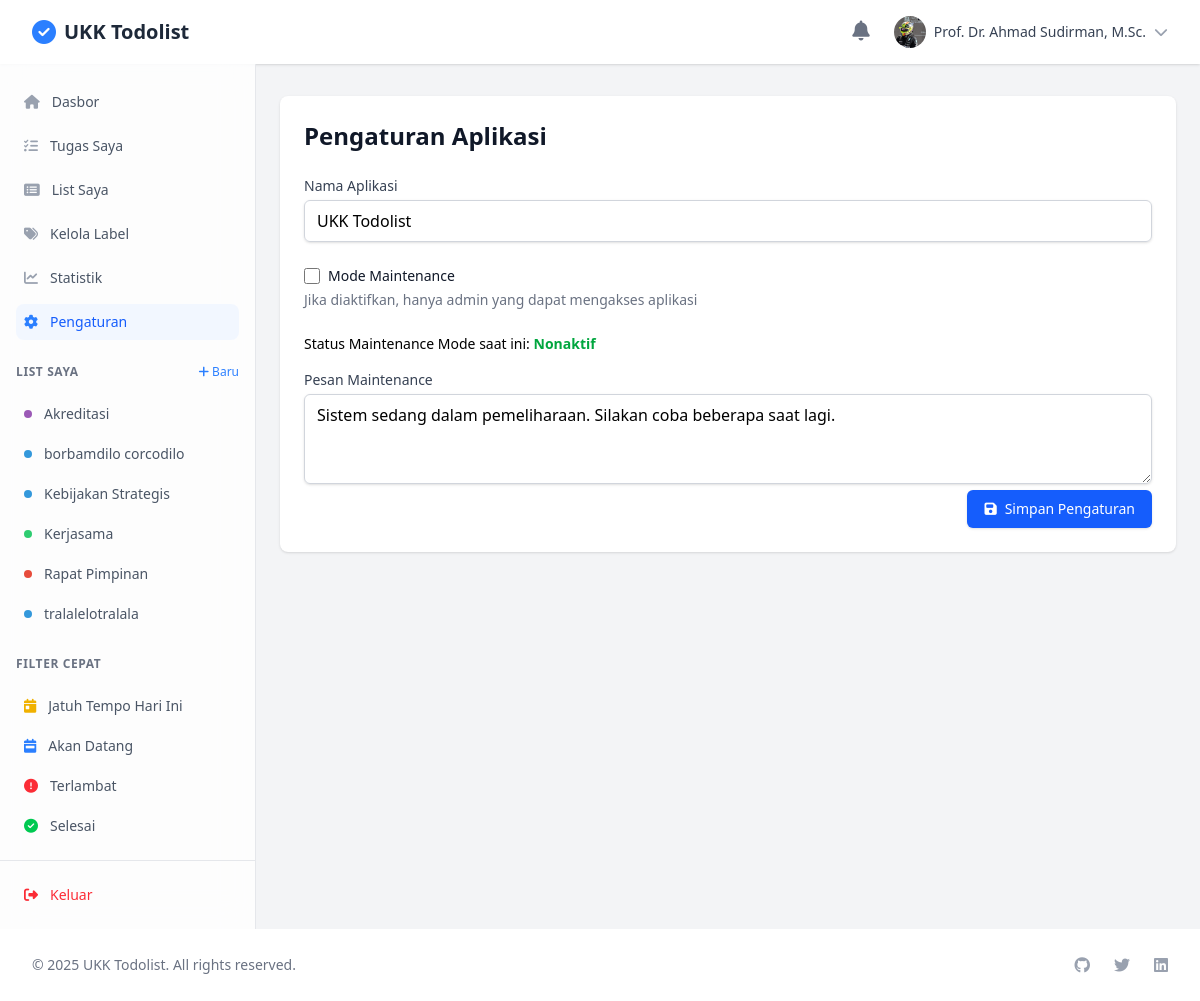
The page /modules/settings/app_settings.php (signed in) on the database its author committed.
### tables this page shows
CREATE TABLE `lists` (
  `list_id` int(11) NOT NULL,
  `user_id` int(11) NOT NULL,
  `title` varchar(100) NOT NULL,
  `description` text DEFAULT NULL,
  `color` varchar(20) DEFAULT '#3498db',
  `icon` varchar(50) DEFAULT 'list',
  `is_public` tinyint(1) DEFAULT 0,
  `created_at` timestamp NOT NULL DEFAULT current_timestamp(),
  `updated_at` timestamp NOT NULL DEFAULT current_timestamp() ON UPDATE current_timestamp(),
  `is_deleted` tinyint(1) DEFAULT 0
);

### modules/settings/app_settings.php (the view, shortened to what this page needs)
<?php
require_once '../../utils/auth.php';
function getSetting($key) {
    global $conn;
    $stmt = $conn->prepare("SELECT setting_value FROM app_settings WHERE setting_key = ?");
    $stmt->bind_param("s", $key);
    $stmt->execute();
    $result = $stmt->get_result();
    $row = $result->fetch_assoc();
    return $row ? $row['setting_value'] : null;
}
$currentSettings = [
    'app_name' => getSetting('app_name'),
    'app_version' => getSetting('app_version'),
    'base_url' => getSetting('base_url'),
    'timezone' => getSetting('timezone'),
    'upload_max_size' => getSetting('upload_max_size'),
    'allowed_file_types' => getSetting('allowed_file_types'),
    'maintenance_mode' => getSetting('maintenance_mode'),
    'maintenance_message' => getSetting('maintenance_message')
];
?>
<!DOCTYPE html>
<html lang="id">
<head>
    <link rel="stylesheet" href="../../assets/css/output.css">
    <link rel="stylesheet" href="../../node_modules/@fortawesome/fontawesome-free/css/all.min.css">
    <link rel="stylesheet" href="../../node_modules/toastify-js/src/toastify.css">
</head>
<body class="bg-gray-100">
    <div class="min-h-screen flex flex-col">
        <?php include_once '../../includes/header.php'; ?>
        <div class="flex-grow flex">
            <?php include_once '../../includes/sidebar.php'; ?>
            <div class="flex-1 overflow-auto">
                <div class="container mx-auto px-4 py-8">
                    <div class="max-w-4xl mx-auto">
                        <div class="bg-white shadow rounded-lg overflow-hidden">
                            <div class="p-6">
                                <h2 class="text-2xl font-bold text-gray-900 mb-6">Pengaturan Aplikasi</h2>
                                <form action="app_settings.php" method="POST">
                                    <div class="mb-6">
                                        <label for="app_name" class="block text-sm font-medium text-gray-700 mb-1">
                                            Nama Aplikasi
                                        </label>
                                        <input type="text" id="app_name" name="app_name"
                                            value="<?= htmlspecialchars($currentSettings['app_name']) ?>"
                                            class="w-full px-3 py-2 border border-gray-300 rounded-md shadow-sm focus:outline-none focus:ring-blue-500 focus:border-blue-500">
                                    </div>
                                    <div class="mb-6">
                                        <div class="flex items-center">
                                            <input type="checkbox" id="maintenance_mode" name="maintenance_mode"
                                                <?= $currentSettings['maintenance_mode'] === '1' ? 'checked' : '' ?>
                                                class="h-4 w-4 text-blue-600 focus:ring-blue-500 border-gray-300 rounded">
                                            <label for="maintenance_mode" class="ml-2 block text-sm text-gray-900">
                                                Mode Maintenance
                                            </label>
                                        </div>
                                        <p class="mt-1 text-sm text-gray-500">
                                            Jika diaktifkan, hanya admin yang dapat mengakses aplikasi
                                        </p>
                                    </div>
                                    <div class="mt-2 text-sm">
                                        Status Maintenance Mode saat ini:
                                        <span class="font-semibold <?= $currentSettings['maintenance_mode'] === '1' ? 'text-red-600' : 'text-green-600' ?>">
                                            <?= $currentSettings['maintenance_mode'] === '1' ? 'Aktif' : 'Nonaktif' ?>
                                        </span>
                                    </div>
                                    <div class="mt-4">
                                        <label for="maintenance_message" class="block text-sm font-medium text-gray-700 mb-1">
                                            Pesan Maintenance
                                        </label>
                                        <textarea id="maintenance_message" name="maintenance_message" rows="3"
                                            class="w-full px-3 py-2 border border-gray-300 rounded-md shadow-sm focus:outline-none focus:ring-blue-500 focus:border-blue-500"
                                        ><?= htmlspecialchars($currentSettings['maintenance_message'] ?? 'Sistem sedang dalam pemeliharaan. Silakan coba beberapa saat lagi.') ?></textarea>
                                    </div>
                                    <div class="flex justify-end">
                                        <button type="submit" name="update_settings"
                                            class="inline-flex items-center px-4 py-2 border border-transparent rounded-md shadow-sm text-sm font-medium text-white bg-blue-600 hover:bg-blue-700 focus:outline-none focus:ring-2 focus:ring-offset-2 focus:ring-blue-500">
                                            <i class="fas fa-save mr-2"></i> Simpan Pengaturan
                                        </button>
                                    </div>
                                </form>
                            </div>
                        </div>
                    </div>
                </div>
            </div>
        </div>
        <?php include_once '../../includes/footer.php'; ?>
    </div>
</body>
</html>

### includes/sidebar.php (shortened to what this page needs)
<?php
$currentUser = $_SESSION['user'] ?? null;
$userId = $currentUser['user_id'] ?? null;
$isAdmin = $currentUser['role'] === 'admin';
$lists = [];
if ($userId) {
    $sql = "SELECT * FROM lists WHERE user_id = ? AND is_deleted = 0 ORDER BY title ASC";
    $stmt = $conn->prepare($sql);
    $stmt->bind_param("i", $userId);
    $stmt->execute();
    $lists = $stmt->get_result()->fetch_all(MYSQLI_ASSOC);
}
?>
<div class="hidden md:flex md:flex-shrink-0">
    <div class="flex flex-col w-64 border-r border-gray-200 bg-white/80 backdrop-blur-lg">
        <div class="h-0 flex-1 flex flex-col pt-5 pb-4 overflow-y-auto">
            <div class="px-4 space-y-4">
                <nav class="space-y-2">
                    <a href="<?= BASE_URL ?>/dashboard.php" class="flex items-center px-2 py-2 text-sm font-medium rounded-lg transition-all duration-200 <?= strpos($_SERVER['REQUEST_URI'], 'dashboard') !== false ? 'bg-blue-50/80 text-blue-600' : 'text-gray-600 hover:bg-gray-50/80 hover:text-gray-900' ?>">
                        <i class="fas fa-home mr-3 <?= strpos($_SERVER['REQUEST_URI'], 'dashboard') !== false ? 'text-blue-500' : 'text-gray-400' ?>"></i>
                        Dasbor
                    </a>
                    <a href="<?= BASE_URL ?>/modules/tasks/view.php" class="flex items-center px-2 py-2 text-sm font-medium rounded-lg transition-all duration-200 <?= strpos($_SERVER['REQUEST_URI'], 'tasks') !== false ? 'bg-blue-50/80 text-blue-600' : 'text-gray-600 hover:bg-gray-50/80 hover:text-gray-900' ?>">
                        <i class="fas fa-tasks mr-3 <?= strpos($_SERVER['REQUEST_URI'], 'tasks') !== false ? 'text-blue-500' : 'text-gray-400' ?>"></i>
                        Tugas Saya
                    </a>
                    <a href="<?= BASE_URL ?>/modules/lists/view.php" class="flex items-center px-2 py-2 text-sm font-medium rounded-lg transition-all duration-200 <?= strpos($_SERVER['REQUEST_URI'], 'lists') !== false ? 'bg-blue-50/80 text-blue-600' : 'text-gray-600 hover:bg-gray-50/80 hover:text-gray-900' ?>">
                        <i class="fas fa-list-alt mr-3 <?= strpos($_SERVER['REQUEST_URI'], 'lists') !== false ? 'text-blue-500' : 'text-gray-400' ?>"></i>
                        List Saya
                    </a>
                    <a href="<?= BASE_URL ?>/modules/tags/manage.php" class="flex items-center px-2 py-2 text-sm font-medium rounded-lg transition-all duration-200 <?= strpos($_SERVER['REQUEST_URI'], 'tags') !== false ? 'bg-blue-50/80 text-blue-600' : 'text-gray-600 hover:bg-gray-50/80 hover:text-gray-900' ?>">
                        <i class="fas fa-tags mr-3 <?= strpos($_SERVER['REQUEST_URI'], 'tags') !== false ? 'text-blue-500' : 'text-gray-400' ?>"></i>
                        Kelola Label
                    </a>
                    <a href="<?= BASE_URL ?>/modules/statistics/stats.php" class="flex items-center px-2 py-2 text-sm font-medium rounded-lg transition-all duration-200 <?= strpos($_SERVER['REQUEST_URI'], 'statistics') !== false ? 'bg-blue-50/80 text-blue-600' : 'text-gray-600 hover:bg-gray-50/80 hover:text-gray-900' ?>">
                        <i class="fas fa-chart-line mr-3 <?= strpos($_SERVER['REQUEST_URI'], 'statistics') !== false ? 'text-blue-500' : 'text-gray-400' ?>"></i>
                        Statistik
                    </a>
                    <?php if ($isAdmin): ?>
                    <a href="<?= BASE_URL ?>/modules/settings/app_settings.php" class="flex items-center px-2 py-2 text-sm font-medium rounded-lg transition-all duration-200 <?= strpos($_SERVER['REQUEST_URI'], 'settings') !== false ? 'bg-blue-50/80 text-blue-600' : 'text-gray-600 hover:bg-gray-50/80 hover:text-gray-900' ?>">
                        <i class="fas fa-cog mr-3 <?= strpos($_SERVER['REQUEST_URI'], 'settings') !== false ? 'text-blue-500' : 'text-gray-400' ?>"></i>
                        Pengaturan
                    </a>
                    <?php endif; ?>
                </nav>
            </div>
            <div class="mt-6 px-4">
                <div class="flex items-center justify-between mb-4">
                    <h2 class="text-xs font-semibold text-gray-500 uppercase tracking-wider">List Saya</h2>
                    <a href="<?= BASE_URL ?>/modules/lists/create.php" class="text-xs text-blue-500 hover:text-blue-700 transition-colors">
                        <i class="fas fa-plus"></i> Baru
                    </a>
                </div>
                <div class="space-y-1">
                    <?php foreach ($lists as $list): ?>
                    <a href="<?= BASE_URL ?>/modules/tasks/view.php?list_id=<?= $list['list_id'] ?>"
                       class="group flex items-center px-2 py-2 text-sm font-medium rounded-lg transition-all duration-200 text-gray-600 hover:bg-gray-50/80 hover:text-gray-900">
                        <span class="w-2 h-2 mr-3 rounded-full" style="background-color: <?= htmlspecialchars($list['color']) ?>"></span>
                        <span class="truncate"><?= htmlspecialchars($list['title']) ?></span>
                    </a>
                    <?php endforeach; ?>
                </div>
            </div>
            <div class="mt-6 px-4">
                <h2 class="text-xs font-semibold text-gray-500 uppercase tracking-wider mb-4">Filter Cepat</h2>
                <div class="space-y-1">
                    <a href="<?= BASE_URL ?>/modules/tasks/view.php?filter=today"
                       class="group flex items-center px-2 py-2 text-sm font-medium rounded-lg transition-all duration-200 text-gray-600 hover:bg-gray-50/80 hover:text-gray-900">
                        <i class="fas fa-calendar-day text-yellow-500 mr-3"></i>
                        <span class="truncate">Jatuh Tempo Hari Ini</span>
                    </a>
                    <a href="<?= BASE_URL ?>/modules/tasks/view.php?filter=upcoming"
                       class="group flex items-center px-2 py-2 text-sm font-medium rounded-lg transition-all duration-200 text-gray-600 hover:bg-gray-50/80 hover:text-gray-900">
                        <i class="fas fa-calendar-week text-blue-500 mr-3"></i>
                        <span class="truncate">Akan Datang</span>
                    </a>
                    <a href="<?= BASE_URL ?>/modules/tasks/view.php?filter=overdue"
                       class="group flex items-center px-2 py-2 text-sm font-medium rounded-lg transition-all duration-200 text-gray-600 hover:bg-gray-50/80 hover:text-gray-900">
                        <i class="fas fa-exclamation-circle text-red-500 mr-3"></i>
                        <span class="truncate">Terlambat</span>
                    </a>
                    <a href="<?= BASE_URL ?>/modules/tasks/view.php?status=completed"
                       class="group flex items-center px-2 py-2 text-sm font-medium rounded-lg transition-all duration-200 text-gray-600 hover:bg-gray-50/80 hover:text-gray-900">
                        <i class="fas fa-check-circle text-green-500 mr-3"></i>
                        <span class="truncate">Selesai</span>
                    </a>
                </div>
            </div>
        </div>
        <div class="flex-shrink-0 flex border-t border-gray-200 p-4">
            <a href="<?= BASE_URL ?>/modules/users/logout.php"
               class="flex items-center w-full px-2 py-2 text-sm font-medium text-red-500 hover:text-red-700 hover:bg-red-50/80 rounded-lg transition-all duration-200">
                <i class="fas fa-sign-out-alt mr-3"></i>
                <span>Keluar</span>
            </a>
        </div>
    </div>
</div>

### rows shown on the page
lists: title "Akreditasi"
lists: title "borbamdilo corcodilo"
lists: title "Kebijakan Strategis"
lists: title "Kerjasama"
lists: title "Rapat Pimpinan"
lists: title "tralalelotralala"

### other values the page prints
APP_NAME "UKK Todolist"
$currentUser['full_name'] "Prof. Dr. Ahmad Sudirman, M.Sc."
